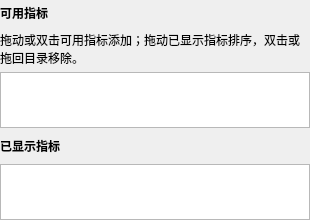
<?xml version="1.0" encoding="UTF-8"?>
<ui version="4.0">
 <class>MetricPool</class>
 <widget class="QWidget" name="metric_pool">
  <layout class="QVBoxLayout" name="metricPoolLayout">
   <property name="leftMargin">
    <number>0</number>
   </property>
   <property name="topMargin">
    <number>0</number>
   </property>
   <property name="rightMargin">
    <number>0</number>
   </property>
   <property name="bottomMargin">
    <number>0</number>
   </property>
   <property name="spacing">
    <number>5</number>
   </property>
   <item>
    <widget class="QLabel" name="available_label">
     <property name="text">
      <string>可用指标</string>
     </property>
     <property name="minimumSize">
      <size>
       <width>0</width>
       <height>26</height>
      </size>
     </property>
     <property name="maximumSize">
      <size>
       <width>16777215</width>
       <height>26</height>
      </size>
     </property>
     <property name="font">
      <font>
       <bold>true</bold>
      </font>
     </property>
     <property name="settingTitle" stdset="0">
      <bool>true</bool>
     </property>
    </widget>
   </item>
   <item>
    <widget class="QLabel" name="available_description">
     <property name="text">
      <string>拖动或双击可用指标添加；拖动已显示指标排序，双击或拖回目录移除。</string>
     </property>
     <property name="wordWrap">
      <bool>true</bool>
     </property>
     <property name="settingDescription" stdset="0">
      <bool>true</bool>
     </property>
     <property name="minimumSize">
      <size>
       <width>310</width>
       <height>0</height>
      </size>
     </property>
     <property name="maximumSize">
      <size>
       <width>310</width>
       <height>16777215</height>
      </size>
     </property>
     <property name="alignment">
      <set>Qt::AlignmentFlag::AlignLeft|Qt::AlignmentFlag::AlignTop</set>
     </property>
    </widget>
   </item>
   <item>
    <widget class="MetricCatalogWidget" name="metric_available_pool">
     <property name="emptyText" stdset="0">
      <string>已全部显示</string>
     </property>
     <property name="flow">
      <enum>QListView::Flow::LeftToRight</enum>
     </property>
     <property name="wrapping">
      <bool>true</bool>
     </property>
     <property name="spacing">
      <number>2</number>
     </property>
     <property name="minimumSize">
      <size>
       <width>0</width>
       <height>56</height>
      </size>
     </property>
     <property name="maximumSize">
      <size>
       <width>16777215</width>
       <height>56</height>
      </size>
     </property>
    </widget>
   </item>
   <item>
    <widget class="QLabel" name="displayed_label">
     <property name="text">
      <string>已显示指标</string>
     </property>
     <property name="minimumSize">
      <size>
       <width>0</width>
       <height>26</height>
      </size>
     </property>
     <property name="maximumSize">
      <size>
       <width>16777215</width>
       <height>26</height>
      </size>
     </property>
     <property name="font">
      <font>
       <bold>true</bold>
      </font>
     </property>
     <property name="settingTitle" stdset="0">
      <bool>true</bool>
     </property>
    </widget>
   </item>
   <item>
    <widget class="MetricListWidget" name="metric_displayed_pool">
     <property name="minimumSize">
      <size>
       <width>0</width>
       <height>56</height>
      </size>
     </property>
     <property name="maximumSize">
      <size>
       <width>16777215</width>
       <height>56</height>
      </size>
     </property>
     <property name="emptyText" stdset="0">
      <string>拖入要显示的指标</string>
     </property>
     <property name="flow">
      <enum>QListView::Flow::LeftToRight</enum>
     </property>
     <property name="wrapping">
      <bool>true</bool>
     </property>
     <property name="spacing">
      <number>2</number>
     </property>
    </widget>
   </item>
  </layout>
  <property name="geometry">
   <rect>
    <x>0</x>
    <y>0</y>
    <width>240</width>
    <height>220</height>
   </rect>
  </property>
 </widget>
 <customwidgets>
  <customwidget>
   <class>MetricListWidget</class>
   <extends>QListWidget</extends>
   <header>stockwidget.ui.controls.metrics</header>
  </customwidget>
  <customwidget>
   <class>MetricCatalogWidget</class>
   <extends>QListWidget</extends>
   <header>stockwidget.ui.controls.metrics</header>
  </customwidget>
 </customwidgets>
 <resources />
 <connections />
</ui>
